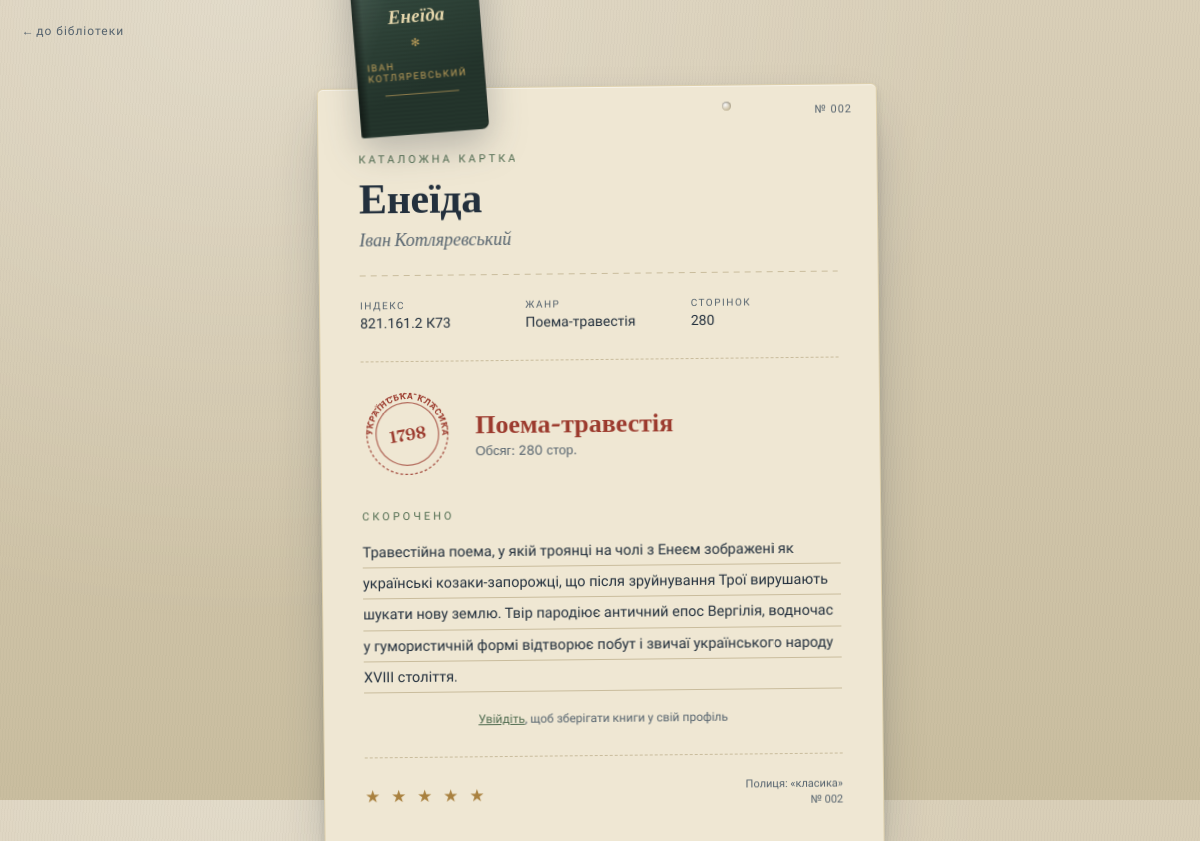
/book/2/, run on the app's committed database.
### library/models.py (models this page shows, shortened)
class Book(models.Model):
    title = models.CharField("Назва", max_length=200)
    author = models.CharField("Автор", max_length=200)
    catalog_index = models.CharField(
        "Каталожний індекс", max_length=50, blank=True,
        help_text="Наприклад: 821.161.2 Ш37"
    )
    genre = models.CharField("Жанр", max_length=100, blank=True)
    year = models.CharField("Рік написання", max_length=20, blank=True)
    pages_total = models.PositiveIntegerField("Обсяг (сторінок)", default=0)
    summary = models.TextField("Скорочено (короткий переказ)", blank=True)
    rating = models.PositiveSmallIntegerField("Оцінка (0-5)", default=5)
    shelf_label = models.CharField("Назва полиці", max_length=100, default="класика")
    order = models.PositiveIntegerField("Порядок на полиці", default=0)
    class Meta:
        ordering = ["order", "id"]

### library/views.py (the view)
# urls.py: path('book/<int:book_id>/', book_detail, name='book_detail'),
def book_detail(request, book_id):
    book = get_object_or_404(Book, id=book_id)
    is_saved = False
    if request.user.is_authenticated:
        is_saved = SavedBook.objects.filter(user=request.user, book=book).exists()
    return render(request, 'book_detail.html', {'book': book, 'is_saved': is_saved})

### library/templates/book_detail.html (shortened to what this page needs)
<!DOCTYPE html>
<html lang="uk">
<head>
</head>
<body>
<div class="back-link" style="display:flex; gap:16px; align-items:center;">
    <a href="{% url 'home' %}">← до бібліотеки</a>
</div>
<div class="scene">
    <div class="cover-wrap">
        <div class="cover">
            <div class="cover-title">{{ book.title }}</div>
            <div class="cover-ornament">✻</div>
            <div class="cover-author">{{ book.author }}</div>
            <div class="cover-rule bottom"></div>
        </div>
    </div>
    <div class="card">
        <div class="holes"><span></span><span></span></div>
        <div class="card-no">№ {{ book.id|stringformat:"03d" }}</div>
        <div class="eyebrow">Каталожна картка</div>
        <h1>{{ book.title }}</h1>
        <div class="author">{{ book.author }}</div>
        <div class="divider"></div>
        <dl class="meta-grid">
            <div>
                <dt>Індекс</dt>
                <dd>{{ book.catalog_index|default:"—" }}</dd>
            </div>
            <div>
                <dt>Жанр</dt>
                <dd>{{ book.genre|default:"—" }}</dd>
            </div>
            <div>
                <dt>Сторінок</dt>
                <dd>{{ book.pages_total }}</dd>
            </div>
        </dl>
        <div class="progress-zone">
            <div class="stamp">
                <svg viewBox="0 0 100 100">
                    <defs>
                        <path id="circlePath" d="M 50,50 m -38,0 a 38,38 0 1,1 76,0 a 38,38 0 1,1 -76,0" />
                    </defs>
                    <circle cx="50" cy="50" r="44" fill="none" stroke="var(--stamp-red)" stroke-width="1.4" stroke-dasharray="3,2.4" opacity=".85"/>
                    <circle cx="50" cy="50" r="34" fill="none" stroke="var(--stamp-red)" stroke-width="1.4" opacity=".7"/>
                    <text class="stamp-label">
                        <textPath href="#circlePath" startOffset="2%">УКРАЇНСЬКА КЛАСИКА</textPath>
                    </text>
                    <text x="50" y="57" text-anchor="middle" font-family="Fraunces, serif" font-weight="600" font-size="18" fill="var(--stamp-red)">{{ book.year|default:"—" }}</text>
                </svg>
            </div>
            <div class="progress-text">
                <div class="pct">{{ book.genre|default:"Художня література" }}</div>
                <div class="label">Обсяг: {{ book.pages_total|default:"—" }} стор.</div>
            </div>
        </div>
        {% if book.summary %}
        <div class="notes">
            <div class="eyebrow">Скорочено</div>
            <div class="note-lines">{{ book.summary }}</div>
        </div>
        {% endif %}
        {% if user.is_authenticated %}
        <form method="post" action="{% url 'toggle_save' book.id %}">
            {% csrf_token %}
            <button type="submit" class="save-btn {% if is_saved %}saved{% endif %}">
                {% if is_saved %}🔖 Збережено — прибрати{% else %}🔖 Зберегти книгу{% endif %}
            </button>
        </form>
        {% else %}
        <p class="login-hint"><a href="{% url 'login' %}">Увійдіть</a>, щоб зберігати книги у свій профіль</p>
        {% endif %}
        <div class="footer-row">
            <div class="stars">
                {% for i in "12345" %}
                    {% if forloop.counter <= book.rating %}★{% else %}<span class="dim">★</span>{% endif %}
                {% endfor %}
            </div>
            <div class="due">
                Полиця: «{{ book.shelf_label }}»<br>
                № {{ book.id|stringformat:"03d" }}
            </div>
        </div>
    </div>
</div>
</body>
</html>

### data on the page
Book: title "Енеїда", author "ІВАН КОТЛЯРЕВСЬКИЙ", id "002", author "Іван Котляревський", catalog_index "821.161.2 К73", genre "Поема-травестія", pages_total "280", year "1798", summary "Травестійна поема, у якій троянці на чолі з Енеєм зображені як українські козаки-запорожці, що після зруйнування Трої вирушають шукати нову землю. Твір пародіює античний епос Вергілія, водночас у гумористичній формі відтворює побут і звичаї українського народу XVIII століття.", rating 5 (drawn), shelf_label "класика"
